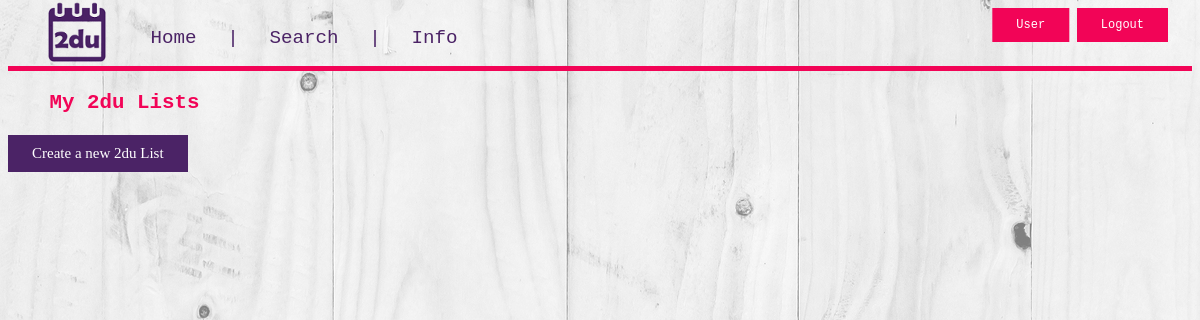
The page /pages/myTODOLists.php (signed in) on the database as committed earlier.
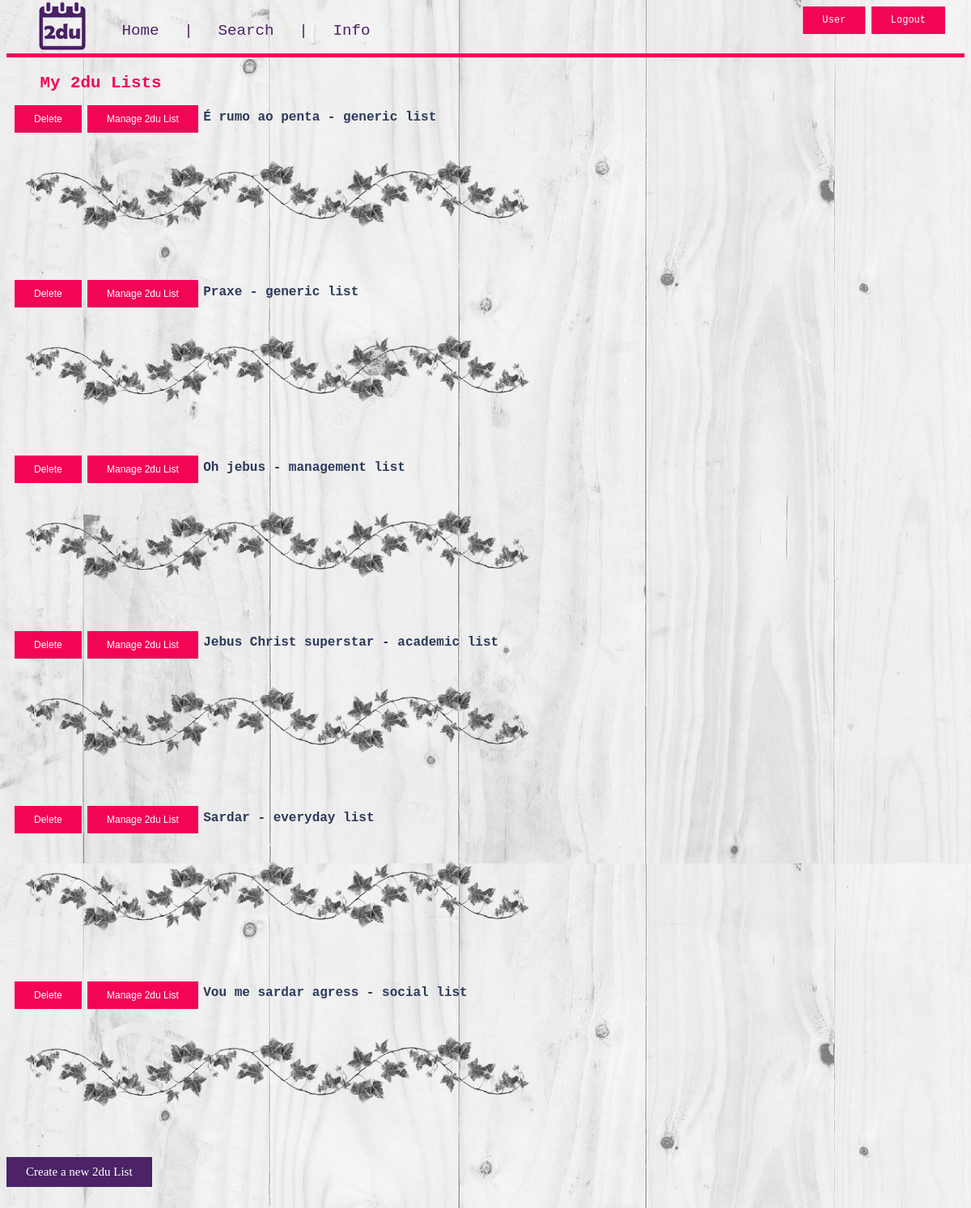
The same page on the database as committed later.
### tables this page shows
CREATE TABLE todolist(
  todoListID INTEGER PRIMARY KEY AUTOINCREMENT,
  title VARCHAR NOT NULL,
  category VARCHAR NOT NULL,
  uID INTEGER REFERENCES user(userID)
);

### phpUtils/user.php (called while the page is built, shortened)
<?php
  include_once('config.php');
  function getUserTodoLists($username){
    global $dbh;
    $stmt = $dbh->prepare('SELECT userID FROM user WHERE username = ?');
    $stmt->execute(array($username));
    $id = $stmt->fetch(PDO::FETCH_ASSOC);
    $stmt = $dbh->prepare('SELECT * FROM todolist WHERE uID = ?');
    $stmt->execute(array($id['userID']));
    $result = $stmt->fetchAll();
    return $result;
  }
 ?>

### pages/myTODOLists.php (the view, shortened to what this page needs)
<?php
  include_once ('topBar.php');
  include_once('../phpUtils/user.php');
  $user_todolists = getUserTodoLists($_SESSION['login-user']);
 ?>
 <!DOCTYPE html>
 <html>
   <head>
   </head>
   <body>
     <h3> My 2du Lists </h3>
     <div class="todolists">
       <?php
        foreach ($user_todolists as $todolist){
          echo '<section class="todolist">';
          echo '  <h4>';
          echo $todolist["title"];
          echo "&nbsp;-&nbsp;";
          echo $todolist["category"];
          echo "&nbsp;list";
          echo '</h4>';
          echo '<form action="todolistoptions.php" method="post">
            <input type="hidden" name="todolistid" value="';
         echo ' <input type="submit" value="Manage 2du List" class="button3">
          </form>';
          echo '<form action="../phpUtils/removelist.php" method="post">
            <input type="hidden" name="todolistid" value="';
          echo ' <input type="submit" value="Delete" class="buttonDelete"> <img src="../era11.png" alt="icon" class="era">
          </form>';
          echo'</section>';
        }
        echo'<a href= "createNewTODOlist.php" id="addTodoList" class="ProfileButton"> Create a new 2du List </a><br /><br />';
      ?>
     </div>
   </body>
 </html>

### pages/topBar.php (shortened to what this page needs)
<html>
<head>
  <div class ="header">
    <div class="LoginAndRegister" style="color:#000000">
      <link href="../css/style.css" rel="stylesheet" >
      <?php
           if (isset($_SESSION['login-user'])) {
               echo '<a href= "userProfile.php" id="profile" class="LoginBut"> User </a>';
               echo '<a href= "../phpUtils/logout.php" id="logout" class="RegisterBut"> Logout </a>';
           } else {
               echo '<a href= "signin.php" id="login" class="LoginBut"> Login </a>';
               echo '<a href= "signup.php" id="register" class="RegisterBut"> Register </a>' ;
           }
      ?>
    </div>
    <a href="index.php" >
      <img src="../icon.png" alt="icon" class="icon"></a>
    <div class="menu">
      <nav>
        <ul>
           <a href= "index.php">  Home</a>
          <a href= "search.php"> Search</a>
          <a href="howto.php"> Info</a>
        </ul>
      </nav>
    </div>
  </div>
</head>
<body>
</body>
</html>

### css/style.css (style rules this page uses)
html { font-size:100%; }
.LoginAndRegister { padding-right: 1.5em; text-align: right; border-top:1em; height: 0em; font-size: 1rem; font-family: "Lucida Console", Monospace; background-color: #FFFFFF; }
.LoginBut { transform: translate(-10%,0%); background-color: #f20457; border: none; color: white; padding: 10px 24px; text-align: center; text-decoration: none; display: inline-block; font-size: 12px; }
.RegisterBut { background-color: #f20457; border: none; color: white; padding: 10px 24px; text-align: center; text-decoration: none; display: inline-block; font-size: 12px; }
.ProfileButton { background-color: #4b2366 ; border: none; color: white; padding: 10px 24px; text-align: center; text-decoration: none; display: inline-block; font-size: 15px; }
body { background-image: url('../background9.jpeg'); background-position: left top; background-attachment: local; }
.menu { padding-left: 4em; height: 1.5em; border-bottom: 5px solid #f20456; font-size: 1.6rem; font-family: "Lucida Console", Monospace; color: #040404; text-decoration:none; }
.icon { position: absolute; left: 45px; top:1px; }
.era { position: relative; left:-65px; top:-30px; }
.menu a:nth-child(1):before { padding:1em; }
.menu a:nth-child(2):before { padding:1em; content:"|"; }
.menu a:nth-child(3):before { padding:1em; content:"|"; }
.menu a:nth-child(1) { text-decoration: none; color: #4b2366; }
.menu a:nth-child(2) { text-decoration: none; color: #4b2366; }
.menu a:nth-child(3) { text-decoration: none; color: #4b2366; }
h3 { padding-left: 2em; font-size: 1.3rem; font-family: "Lucida Console", Monospace; color: #f20457; }
h4 { padding-left: 2em; font-size: 1rem; font-family: "Lucida Console", Monospace; color: #2c3a5b; }
.button3 { background-color: #f20457; border: none; color: white; padding: 10px 24px; text-align: center; text-decoration: none; display: inline-block; font-size: 12px; }
.buttonDelete { background-color: #f20457; border: none; color: white; padding: 10px 24px; text-align: center; text-decoration: none; display: inline-block; font-size: 12px; }
.button3 { position: relative; left: 100px; top:-45px; }
.buttonDelete { position: relative; left: 10px; top:-167px; }
ul { font-family: "Lucida Console", Monospace; font-size: 1.2rem; color: #ffffff; }

Rows that differ between the two databases and show on the page:
added todolist: title "É rumo ao penta", category "generic"
added todolist: title "Praxe", category "generic"
added todolist: title "Oh jebus", category "management"
added todolist: title "Jebus Christ superstar", category "academic"
added todolist: title "Sardar", category "everyday"
added todolist: title "Vou me sardar agress", category "social"
